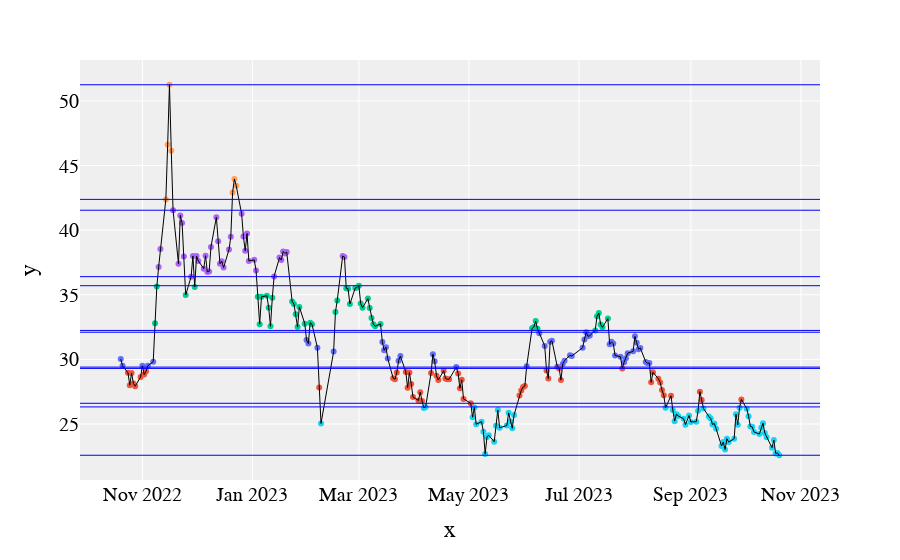

Notebook code for this chart:
### Code cell
# Arbitrarily 6 colors for our 6 clusters
colors = ['red', 'orange', 'yellow', 'green', 'blue', 'indigo']

# Create Scatter plot, assigning each point a color based
# on it's grouping where group_number == index of color.
fig=px.scatter(x=data.index,y=data["adj close"],color=[colors[i] for i in clusters])


for cluster_min, cluster_max in min_max_values:
    fig.add_hline(y=cluster_min, line_width=1, line_color="blue")
    fig.add_hline(y=cluster_max, line_width=1, line_color="blue")

# Add a trace of the price for better clarity
fig.add_trace(go.Trace(
    x=data.index,
    y=data['adj close'],
    line_color="black",
    line_width=1
))


# Configure some styles
fig.update_layout(
    go.Layout(
    plot_bgcolor='#efefef',
    showlegend=False,
    # Font Families
    font_family='Monospace',
    font_color='#000000',
    font_size=20,
    xaxis=dict(
        rangeslider=dict(
            visible=False
        ))
)
)

### Figure 1 — Plotly figure (JSON) as saved in the notebook; plotly's stock layout.template omitted (floating-point values rounded to 4 significant figures; data arrays with more than 128 entries replaced by an {"elided": "..."} marker saying what was removed)
{"data": [{"hovertemplate": "color=indigo<br>x=%{x}<br>y=%{y}<extra></extra>", "legendgroup": "indigo", "marker": {"color": "#636efa", "symbol": "circle"}, "mode": "markers", "name": "indigo", "orientation": "v", "showlegend": true, "type": "scatter", "x": ["2022-10-20T00:00:00", "2022-10-21T00:00:00", "2022-11-01T00:00:00", "2022-11-04T00:00:00", "2022-11-07T00:00:00", "2023-01-31T00:00:00", "2023-02-01T00:00:00", "2023-02-06T00:00:00", "2023-02-15T00:00:00", "2023-03-14T00:00:00", "2023-03-15T00:00:00", "2023-03-16T00:00:00", "2023-03-17T00:00:00", "2023-03-23T00:00:00", "2023-03-24T00:00:00", "2023-04-11T00:00:00", "2023-04-12T00:00:00", "2023-04-24T00:00:00", "2023-06-02T00:00:00", "2023-06-09T00:00:00", "2023-06-12T00:00:00", "2023-06-15T00:00:00", "2023-06-16T00:00:00", "2023-06-19T00:00:00", "2023-06-22T00:00:00", "2023-06-23T00:00:00", "2023-06-26T00:00:00", "2023-06-27T00:00:00", "2023-07-03T00:00:00", "2023-07-04T00:00:00", "2023-07-05T00:00:00", "2023-07-06T00:00:00", "2023-07-07T00:00:00", "2023-07-18T00:00:00", "2023-07-19T00:00:00", "2023-07-20T00:00:00", "2023-07-21T00:00:00", "2023-07-24T00:00:00", "2023-07-26T00:00:00", "2023-07-27T00:00:00", "2023-07-28T00:00:00", "2023-07-31T00:00:00", "2023-08-01T00:00:00", "2023-08-02T00:00:00", "2023-08-03T00:00:00", "2023-08-04T00:00:00", "2023-08-07T00:00:00", "2023-08-08T00:00:00", "2023-08-09T00:00:00"], "xaxis": "x", "y": [30.02, 29.5, 29.5, 29.5, 29.82, 31.5, 31.22, 30.9, 30.6, 31.34, 30.7, 30.94, 30.06, 29.9, 30.26, 30.4, 29.86, 29.4, 29.46, 32.02, 31.04, 31.36, 31.44, 29.42, 29.64, 29.9, 30.32, 30.26, 30.9, 31.54, 32.1, 31.78, 31.84, 31.16, 31.36, 31.22, 30.3, 30.2, 29.78, 30.08, 30.48, 30.62, 31.78, 31.28, 30.78, 30.88, 29.8, 29.7, 29.72], "yaxis": "y"}, {"hovertemplate": "color=red<br>x=%{x}<br>y=%{y}<extra></extra>", "legendgroup": "red", "marker": {"color": "#EF553B", "symbol": "circle"}, "mode": "markers", "name": "red", "orientation": "v", "showlegend": true, "type": "scatter", "x": ["2022-10-24T00:00:00", "2022-10-25T00:00:00", "2022-10-26T00:00:00", "2022-10-27T00:00:00", "2022-10-28T00:00:00", "2022-10-31T00:00:00", "2022-11-02T00:00:00", "2022-11-03T00:00:00", "2023-02-07T00:00:00", "2023-03-20T00:00:00", "2023-03-21T00:00:00", "2023-03-22T00:00:00", "2023-03-27T00:00:00", "2023-03-28T00:00:00", "2023-03-29T00:00:00", "2023-03-30T00:00:00", "2023-03-31T00:00:00", "2023-04-03T00:00:00", "2023-04-04T00:00:00", "2023-04-05T00:00:00", "2023-04-10T00:00:00", "2023-04-13T00:00:00", "2023-04-14T00:00:00", "2023-04-17T00:00:00", "2023-04-18T00:00:00", "2023-04-19T00:00:00", "2023-04-20T00:00:00", "2023-04-25T00:00:00", "2023-04-26T00:00:00", "2023-04-27T00:00:00", "2023-04-28T00:00:00", "2023-05-02T00:00:00", "2023-05-29T00:00:00", "2023-05-30T00:00:00", "2023-05-31T00:00:00", "2023-06-01T00:00:00", "2023-06-13T00:00:00", "2023-06-14T00:00:00", "2023-06-20T00:00:00", "2023-06-21T00:00:00", "2023-07-25T00:00:00", "2023-08-10T00:00:00", "2023-08-11T00:00:00", "2023-08-14T00:00:00", "2023-08-15T00:00:00", "2023-08-16T00:00:00", "2023-08-17T00:00:00", "2023-08-21T00:00:00", "2023-09-06T00:00:00", "2023-09-07T00:00:00", "2023-09-29T00:00:00"], "xaxis": "x", "y": [28.96, 28, 28.94, 28.14, 27.92, 28.64, 28.82, 29.08, 27.82, 28.54, 28.46, 28.98, 29.02, 27.8, 28.98, 28.1, 27.08, 26.82, 27.46, 26.78, 28.94, 28.74, 28.4, 29.12, 28.52, 28.46, 28.46, 28.9, 27.76, 28.42, 26.94, 26.6, 27.2, 27.6, 27.86, 27.94, 29.14, 28.52, 29.3, 28.4, 29.3, 28.22, 29, 28.5, 28.2, 27.62, 27.22, 27.18, 27.5, 26.86, 26.9], "yaxis": "y"}, {"hovertemplate": "color=green<br>x=%{x}<br>y=%{y}<extra></extra>", "legendgroup": "green", "marker": {"color": "#00cc96", "symbol": "circle"}, "mode": "markers", "name": "green", "orientation": "v", "showlegend": true, "type": "scatter", "x": ["2022-11-08T00:00:00", "2022-11-09T00:00:00", "2022-11-25T00:00:00", "2022-11-30T00:00:00", "2023-01-04T00:00:00", "2023-01-05T00:00:00", "2023-01-06T00:00:00", "2023-01-09T00:00:00", "2023-01-10T00:00:00", "2023-01-11T00:00:00", "2023-01-12T00:00:00", "2023-01-23T00:00:00", "2023-01-24T00:00:00", "2023-01-25T00:00:00", "2023-01-26T00:00:00", "2023-01-27T00:00:00", "2023-01-30T00:00:00", "2023-02-02T00:00:00", "2023-02-03T00:00:00", "2023-02-16T00:00:00", "2023-02-17T00:00:00", "2023-02-22T00:00:00", "2023-02-23T00:00:00", "2023-02-24T00:00:00", "2023-02-27T00:00:00", "2023-02-28T00:00:00", "2023-03-01T00:00:00", "2023-03-02T00:00:00", "2023-03-03T00:00:00", "2023-03-06T00:00:00", "2023-03-07T00:00:00", "2023-03-08T00:00:00", "2023-03-09T00:00:00", "2023-03-10T00:00:00", "2023-03-13T00:00:00", "2023-06-05T00:00:00", "2023-06-06T00:00:00", "2023-06-07T00:00:00", "2023-06-08T00:00:00", "2023-07-10T00:00:00", "2023-07-11T00:00:00", "2023-07-12T00:00:00", "2023-07-13T00:00:00", "2023-07-14T00:00:00", "2023-07-17T00:00:00"], "xaxis": "x", "y": [32.8, 35.64, 34.98, 35.6, 34.84, 32.72, 34.84, 34.92, 34, 32.56, 34.76, 34.48, 34.28, 33.5, 32.5, 34.06, 32.76, 32.84, 32.72, 33.66, 34.56, 35.5, 35.46, 34.28, 35.52, 35.56, 35.7, 34.32, 34, 34.7, 33.98, 33.2, 32.72, 32.56, 32.74, 32.4, 32.5, 32.96, 32.36, 32.24, 33.34, 33.58, 32.7, 32.48, 33.16], "yaxis": "y"}, {"hovertemplate": "color=orange<br>x=%{x}<br>y=%{y}<extra></extra>", "legendgroup": "orange", "marker": {"color": "#ab63fa", "symbol": "circle"}, "mode": "markers", "name": "orange", "orientation": "v", "showlegend": true, "type": "scatter", "x": ["2022-11-10T00:00:00", "2022-11-11T00:00:00", "2022-11-18T00:00:00", "2022-11-21T00:00:00", "2022-11-22T00:00:00", "2022-11-23T00:00:00", "2022-11-24T00:00:00", "2022-11-28T00:00:00", "2022-11-29T00:00:00", "2022-12-01T00:00:00", "2022-12-02T00:00:00", "2022-12-05T00:00:00", "2022-12-06T00:00:00", "2022-12-07T00:00:00", "2022-12-08T00:00:00", "2022-12-09T00:00:00", "2022-12-12T00:00:00", "2022-12-13T00:00:00", "2022-12-14T00:00:00", "2022-12-15T00:00:00", "2022-12-16T00:00:00", "2022-12-19T00:00:00", "2022-12-20T00:00:00", "2022-12-26T00:00:00", "2022-12-27T00:00:00", "2022-12-28T00:00:00", "2022-12-29T00:00:00", "2022-12-30T00:00:00", "2023-01-02T00:00:00", "2023-01-03T00:00:00", "2023-01-13T00:00:00", "2023-01-16T00:00:00", "2023-01-17T00:00:00", "2023-01-18T00:00:00", "2023-01-19T00:00:00", "2023-01-20T00:00:00", "2023-02-20T00:00:00", "2023-02-21T00:00:00"], "xaxis": "x", "y": [37.14, 38.54, 41.54, 37.4, 41.14, 40.56, 37.96, 36.4, 38, 38, 37.62, 37.02, 38.02, 36.76, 36.8, 38.7, 41, 39.14, 37.4, 37.6, 37.1, 38.5, 39.48, 41.26, 39.5, 38.4, 39.74, 37.62, 37.7, 36.88, 36.42, 37.88, 37.68, 38.34, 38.2, 38.3, 38, 37.92], "yaxis": "y"}, {"hovertemplate": "color=blue<br>x=%{x}<br>y=%{y}<extra></extra>", "legendgroup": "blue", "marker": {"color": "#FFA15A", "symbol": "circle"}, "mode": "markers", "name": "blue", "orientation": "v", "showlegend": true, "type": "scatter", "x": ["2022-11-14T00:00:00", "2022-11-15T00:00:00", "2022-11-16T00:00:00", "2022-11-17T00:00:00", "2022-12-21T00:00:00", "2022-12-22T00:00:00", "2022-12-23T00:00:00"], "xaxis": "x", "y": [42.38, 46.6, 51.25, 46.14, 42.92, 43.96, 43.44], "yaxis": "y"}, {"hovertemplate": "color=yellow<br>x=%{x}<br>y=%{y}<extra></extra>", "legendgroup": "yellow", "marker": {"color": "#19d3f3", "symbol": "circle"}, "mode": "markers", "name": "yellow", "orientation": "v", "showlegend": true, "type": "scatter", "x": ["2023-02-08T00:00:00", "2023-04-06T00:00:00", "2023-04-07T00:00:00", "2023-05-03T00:00:00", "2023-05-04T00:00:00", "2023-05-05T00:00:00", "2023-05-08T00:00:00", "2023-05-09T00:00:00", "2023-05-10T00:00:00", "2023-05-11T00:00:00", "2023-05-12T00:00:00", "2023-05-15T00:00:00", "2023-05-16T00:00:00", "2023-05-17T00:00:00", "2023-05-18T00:00:00", "2023-05-22T00:00:00", "2023-05-23T00:00:00", "2023-05-24T00:00:00", "2023-05-25T00:00:00", "2023-05-26T00:00:00", "2023-08-18T00:00:00", "2023-08-22T00:00:00", "2023-08-23T00:00:00", "2023-08-24T00:00:00", "2023-08-25T00:00:00", "2023-08-28T00:00:00", "2023-08-29T00:00:00", "2023-08-31T00:00:00", "2023-09-01T00:00:00", "2023-09-04T00:00:00", "2023-09-05T00:00:00", "2023-09-08T00:00:00", "2023-09-11T00:00:00", "2023-09-12T00:00:00", "2023-09-13T00:00:00", "2023-09-14T00:00:00", "2023-09-15T00:00:00", "2023-09-18T00:00:00", "2023-09-19T00:00:00", "2023-09-20T00:00:00", "2023-09-21T00:00:00", "2023-09-22T00:00:00", "2023-09-25T00:00:00", "2023-09-26T00:00:00", "2023-09-27T00:00:00", "2023-09-28T00:00:00", "2023-10-02T00:00:00", "2023-10-03T00:00:00", "2023-10-04T00:00:00", "2023-10-05T00:00:00", "2023-10-06T00:00:00", "2023-10-09T00:00:00", "2023-10-10T00:00:00", "2023-10-11T00:00:00", "2023-10-12T00:00:00", "2023-10-13T00:00:00", "2023-10-16T00:00:00", "2023-10-17T00:00:00", "2023-10-18T00:00:00", "2023-10-19T00:00:00", "2023-10-20T00:00:00"], "xaxis": "x", "y": [25.04, 26.24, 26.32, 25.52, 26.28, 24.98, 25.18, 24.4, 22.68, 24, 24.12, 23.62, 24.86, 26.08, 24.7, 24.88, 25.86, 25.2, 24.66, 25.7, 26.26, 26.08, 25.22, 25.76, 25.62, 25.4, 24.94, 25.66, 25.16, 25.18, 26.02, 26.2, 25.58, 25.42, 24.96, 25.04, 24.64, 23.3, 23.6, 23.02, 23.86, 23.6, 23.86, 25.76, 24.94, 26.26, 26.18, 25.6, 24.8, 24.78, 24.38, 24.22, 24.7, 25.06, 24.3, 23.98, 23.16, 23.76, 22.72, 22.76, 22.58], "yaxis": "y"}, {"line": {"color": "black", "width": 1}, "type": "scatter", "x": {"elided": "251 str values"}, "y": {"elided": "251 float values"}}], "layout": {"font": {"color": "#000000", "family": "Monospace", "size": 20}, "legend": {"title": {"text": "color"}, "tracegroupgap": 0}, "margin": {"t": 60}, "plot_bgcolor": "#efefef", "shapes": [{"line": {"color": "blue", "width": 1}, "type": "line", "x0": 0, "x1": 1, "xref": "x domain", "y0": 26.6, "y1": 26.6, "yref": "y"}, {"line": {"color": "blue", "width": 1}, "type": "line", "x0": 0, "x1": 1, "xref": "x domain", "y0": 29.3, "y1": 29.3, "yref": "y"}, {"line": {"color": "blue", "width": 1}, "type": "line", "x0": 0, "x1": 1, "xref": "x domain", "y0": 36.4, "y1": 36.4, "yref": "y"}, {"line": {"color": "blue", "width": 1}, "type": "line", "x0": 0, "x1": 1, "xref": "x domain", "y0": 41.54, "y1": 41.54, "yref": "y"}, {"line": {"color": "blue", "width": 1}, "type": "line", "x0": 0, "x1": 1, "xref": "x domain", "y0": 22.58, "y1": 22.58, "yref": "y"}, {"line": {"color": "blue", "width": 1}, "type": "line", "x0": 0, "x1": 1, "xref": "x domain", "y0": 26.32, "y1": 26.32, "yref": "y"}, {"line": {"color": "blue", "width": 1}, "type": "line", "x0": 0, "x1": 1, "xref": "x domain", "y0": 32.24, "y1": 32.24, "yref": "y"}, {"line": {"color": "blue", "width": 1}, "type": "line", "x0": 0, "x1": 1, "xref": "x domain", "y0": 35.7, "y1": 35.7, "yref": "y"}, {"line": {"color": "blue", "width": 1}, "type": "line", "x0": 0, "x1": 1, "xref": "x domain", "y0": 42.38, "y1": 42.38, "yref": "y"}, {"line": {"color": "blue", "width": 1}, "type": "line", "x0": 0, "x1": 1, "xref": "x domain", "y0": 51.25, "y1": 51.25, "yref": "y"}, {"line": {"color": "blue", "width": 1}, "type": "line", "x0": 0, "x1": 1, "xref": "x domain", "y0": 29.4, "y1": 29.4, "yref": "y"}, {"line": {"color": "blue", "width": 1}, "type": "line", "x0": 0, "x1": 1, "xref": "x domain", "y0": 32.1, "y1": 32.1, "yref": "y"}], "showlegend": false, "xaxis": {"anchor": "y", "domain": [0, 1], "rangeslider": {"visible": false}, "title": {"text": "x"}}, "yaxis": {"anchor": "x", "domain": [0, 1], "title": {"text": "y"}}}}
